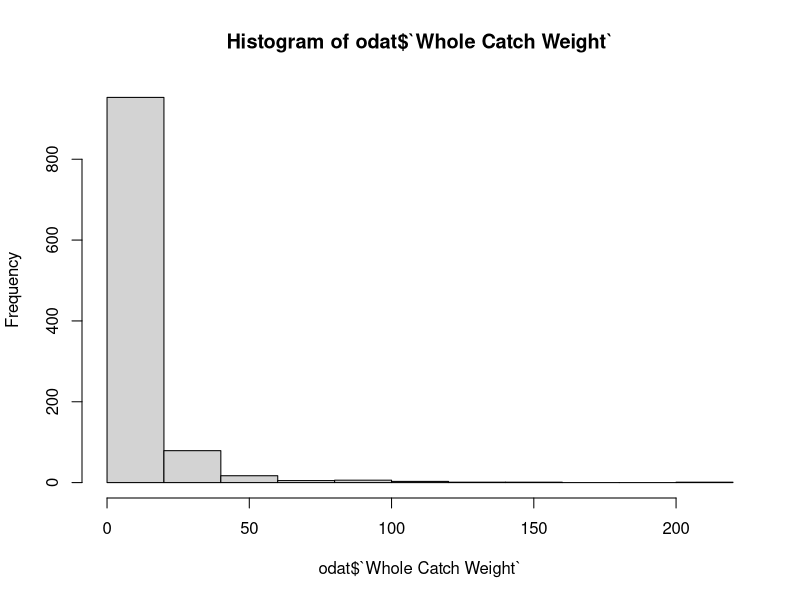
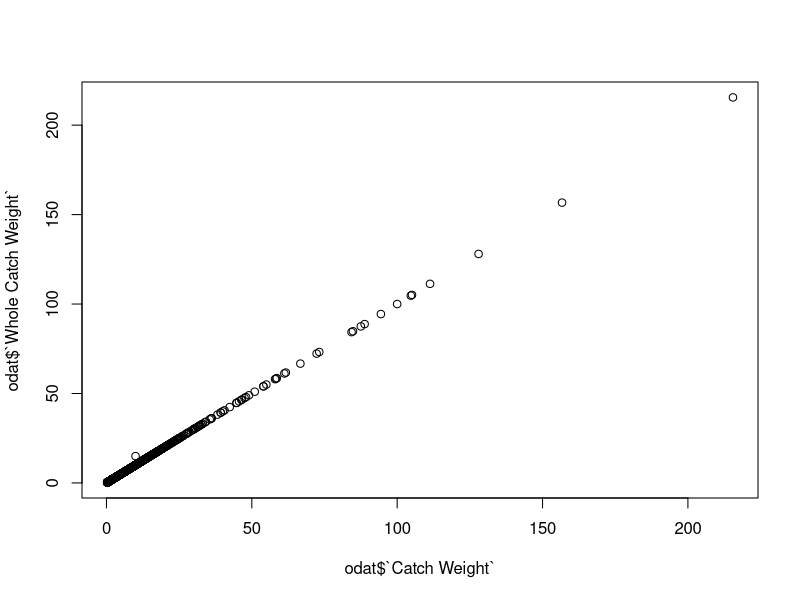
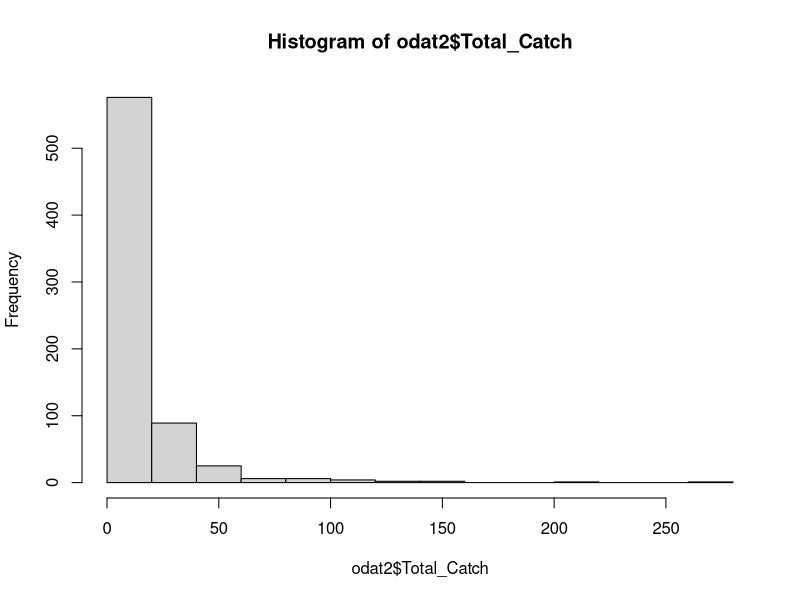
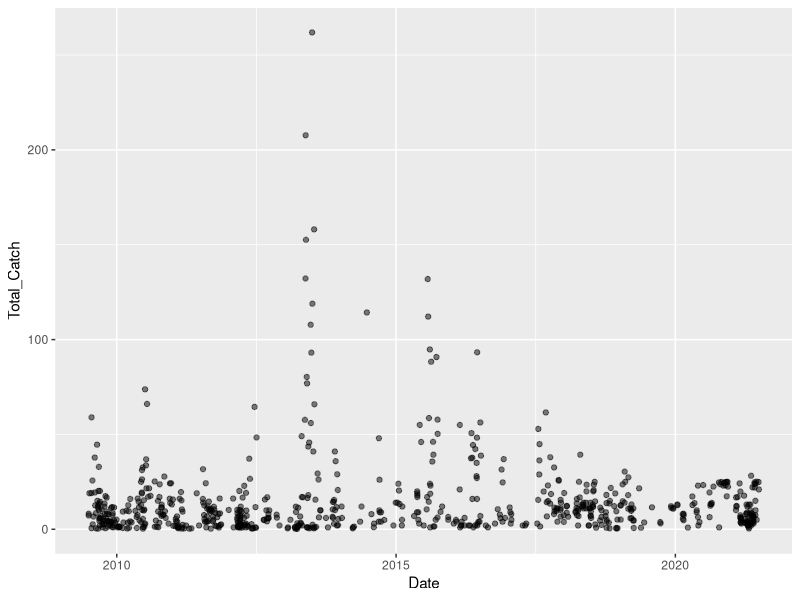
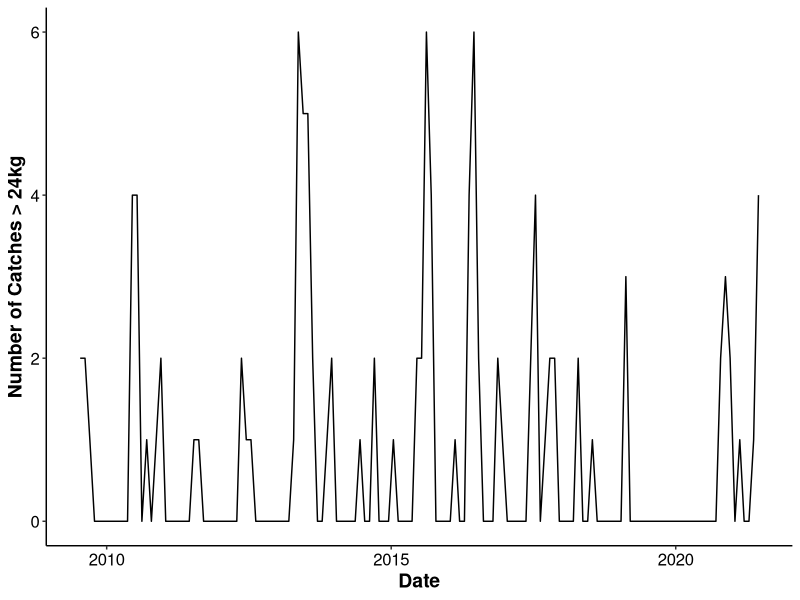

The R script that drew these images, in order:
library(tidyverse)
library(lubridate)

odat <- read_csv("Data/BSC Wallis Offshore.csv")

table(odat$`Fishing Business Owner Name`)
hist(odat$`Whole Catch Weight`)
plot(odat$`Catch Weight`, odat$`Whole Catch Weight`)

odat2 <- odat %>% group_by(`Event Date`, `Fishing Business Owner Name`) %>%
  summarise(Total_Catch = sum(`Catch Weight`, na.rm=T)) %>%
  mutate(Date = dmy(`Event Date`))

hist(odat2$Total_Catch)

ggplot(odat2, aes(Date, y = Total_Catch)) + geom_point(alpha=0.5)
#ggsave("Conceptual model/latest data from DJ/Total offshore over time.png",
#       dpi=600, units="cm", height=14.8, width=21)

odat3 <- odat2 %>% mutate(Max_Catch = case_when(Total_Catch>=24 ~1,
                                                TRUE ~ 0),
                          Month = month(Date),
                          Year = year(Date)) %>%
  group_by(Month, Year) %>%
  summarise(Total_max_catches = sum(Max_Catch, na.rm=T)) %>%
  mutate(Date = ymd(paste0(Year,"-",Month,"-15")))

ggplot(odat3, aes(Date, y = Total_max_catches)) + 
  geom_line() + theme_classic() +
  ylab("Number of Catches > 24kg")+
  theme(axis.text = element_text(colour="black", size=12),
        axis.title = element_text(face="bold", size=14))
#ggsave("Conceptual model/latest data from DJ/Catches of 24kg.png",
#       dpi=600, width = 21, height=14.8, units="cm")

write_csv(odat3, "Data/Number of large offshore catches.csv")
